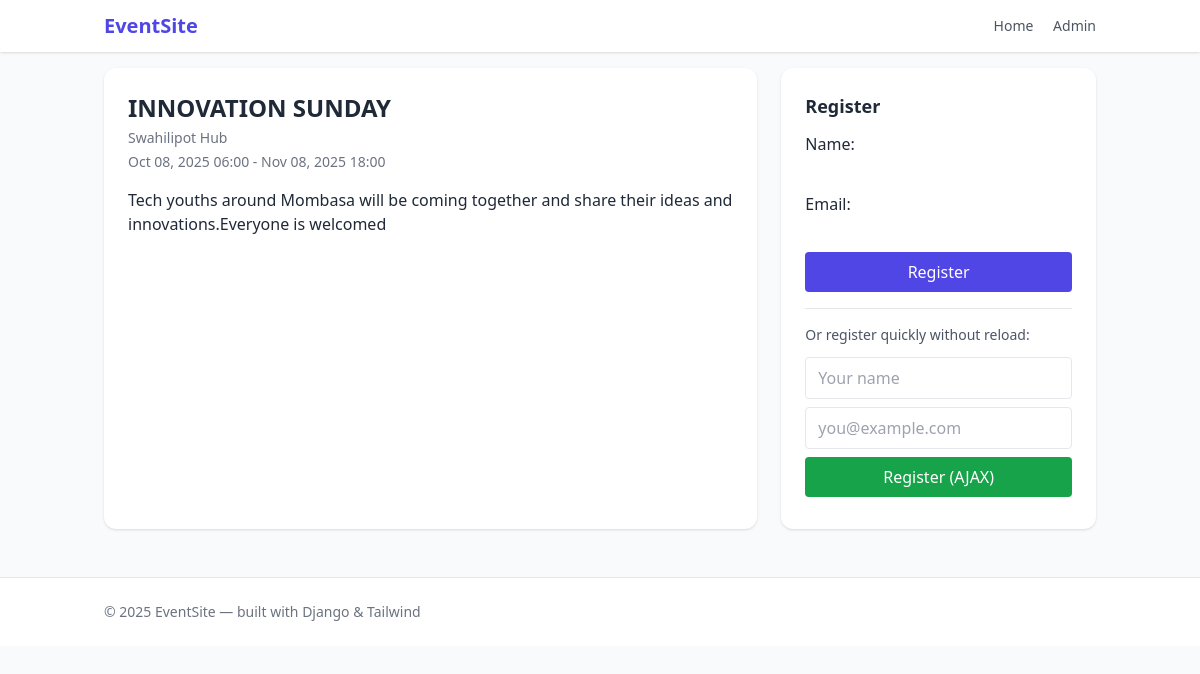
The app's page /events/1/ with its own data.
### events/models.py (models this page shows, shortened)
class Event(models.Model):
    title = models.CharField(max_length=200)
    description = models.TextField(blank=True)
    location = models.CharField(max_length=200, blank=True)
    start_time = models.DateTimeField()
    end_time = models.DateTimeField(null=True, blank=True)
    capacity = models.PositiveIntegerField(null=True, blank=True)  # optional

### events/views.py (the view, shortened to what this page needs)
# urls.py: path('events/<int:pk>/', views.event_detail, name='detail'),
def event_detail(request, pk):
    event = get_object_or_404(Event, pk=pk)
    form = RegistrationForm(request.POST or None)
    success = False
    return render(request, 'events/event_detail.html', {'event': event, 'form': form, 'success': success})

### events/forms.py
class RegistrationForm(forms.ModelForm):
    class Meta:
        model = Registration
        fields = ['name', 'email']

### events/templates/events/event_detail.html (shortened to what this page needs)
{% extends 'events/base.html' %}
{% block content %}
<div class="grid grid-cols-1 md:grid-cols-3 gap-6">
  <div class="md:col-span-2 bg-white p-6 rounded-xl shadow">
    <h1 class="text-2xl font-bold">{{ event.title }}</h1>
    <p class="text-sm text-gray-500 mt-1">{{ event.location }}</p>
    <p class="text-sm text-gray-500 mt-1">{{ event.start_time|date:"M d, Y H:i" }}{% if event.end_time %} - {{ event.end_time|date:"M d, Y H:i" }}{% endif %}</p>
    <div class="mt-4 prose max-w-none">
      <p>{{ event.description|linebreaks }}</p>
    </div>
  </div>
  <aside class="bg-white p-6 rounded-xl shadow">
    <h2 class="text-lg font-semibold">Register</h2>
    <form method="post" class="mt-3 space-y-3">
      <div>
        {{ form.name.label_tag }}
        {{ form.name }}
      </div>
      <div>
        {{ form.email.label_tag }}
        {{ form.email }}
      </div>
      <button type="submit" class="w-full mt-2 inline-block px-4 py-2 bg-indigo-600 text-white rounded hover:bg-indigo-700">Register</button>
    </form>
    <hr class="my-4">
    <div class="text-sm text-gray-600">Or register quickly without reload:</div>
    <div class="mt-3 space-y-2">
      <input id="ajax-name" class="w-full px-3 py-2 border rounded" placeholder="Your name">
      <input id="ajax-email" class="w-full px-3 py-2 border rounded" placeholder="you@example.com">
      <button id="ajax-register" class="w-full inline-block px-4 py-2 bg-green-600 text-white rounded hover:bg-green-700">Register (AJAX)</button>
    </div>
  </aside>
</div>
{% endblock %}

### records on screen
Event: title "INNOVATION SUNDAY", location "Swahilipot Hub", start_time "Oct 08, 2025 06:00", end_time "Nov 08, 2025 18:00", description "Tech youths around Mombasa will be coming together and share their ideas and innovations.Everyone is welcomed"

### other values on screen
{{ year|default:2025 }} "2025"
